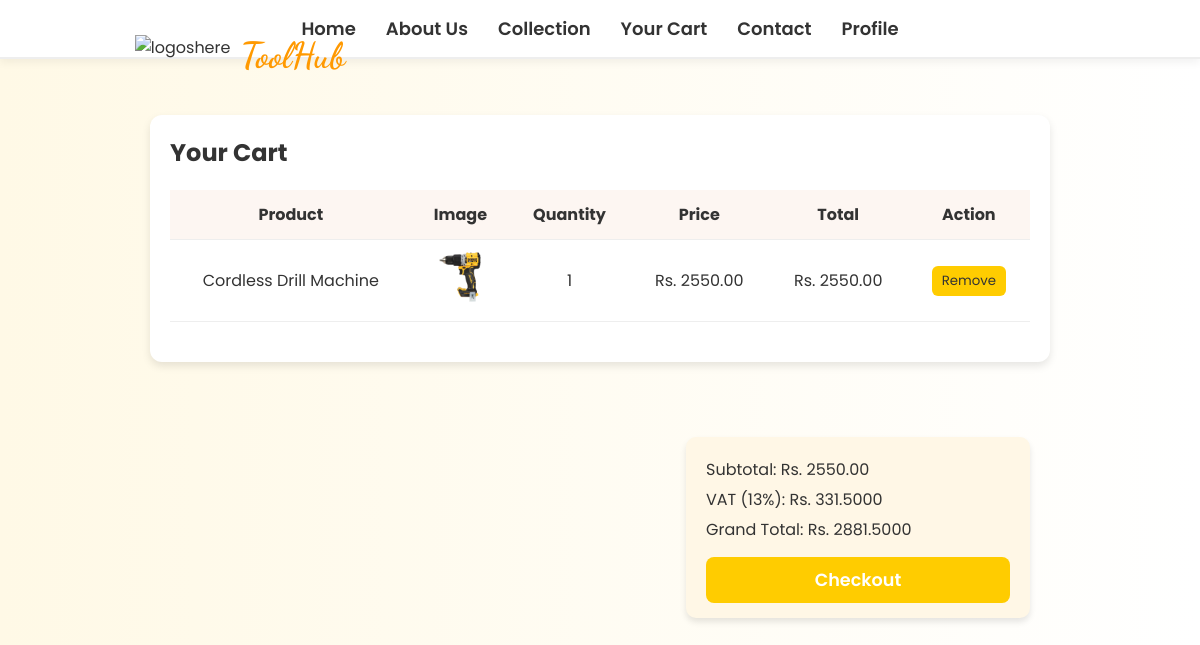
The app's page /cart/ (signed in) with its own data.
### hardware/models.py (models this page shows, shortened)
class cartOrderItem(models.Model):
    user = models.ForeignKey(User, on_delete=models.CASCADE, null = True)
    order = models.ForeignKey(cartOrder, on_delete=models.CASCADE , null = True)
    invoice_no = models.CharField(max_length=200)
    product_status = models.CharField(max_length=200,choices=STATUS_CHOICE,default="null")
    item = models.CharField(max_length=200)
    image = models.ImageField(upload_to='cart_items/', null=True, blank=True)
    quantity = models.PositiveIntegerField(default=1)
    price = models.DecimalField(max_digits=10, decimal_places=2)
    total = models.DecimalField(max_digits=10, decimal_places=2, default=0.00)
    class Meta:
        verbose_name_plural = "Cart Order Items"

### hardware/views.py (the view)
def cart_view(request):
    cart_items = cartOrderItem.objects.filter(user=request.user, product_status='processing')
    subtotal = sum(item.total for item in cart_items)
    vat = subtotal * Decimal('0.13')   # Correct: Decimal * Decimal
    grand_total = subtotal + vat
    context = {
        'cart_items': cart_items,
        'subtotal': subtotal,
        'vat': vat,
        'grand_total': grand_total,
    }
    return render(request, 'hardware/cart.html', context )

### templates/hardware/cart.html (shortened to what this page needs)
<!DOCTYPE html>
<html lang="en">
  <head>
  </head>
  <body>
    <nav>
      <div class="nav-center">
        <a href="/first">Home</a>
        <a href="Services.html">About Us</a>
        <a href="/collection">Collection</a>
        <a href="/cart">Your Cart</a>
        <a href="Contact.html">Contact</a>
        <a href="/profile">Profile</a>
      </div>
    </nav>
    <div class="logocontainer">
      <img src="logo.png" alt="logoshere" id="logo" />
      <h1 id="firstheader">ToolHub</h1>
    </div>
    <div class="cart-container">
      <h2>Your Cart</h2>
      {% if cart_items %}
        <table>
          <thead>
            <tr>
              <th>Product</th>
              <th>Image</th>
              <th>Quantity</th>
              <th>Price</th>
              <th>Total</th>
              <th>Action</th>
            </tr>
          </thead>
          <tbody>
            {% for item in cart_items %}
              <tr>
                <td>{{ item.item }}</td>
                <td>
                  <img src="{{ item.image.url }}" width="50" />
                </td>
                <td>{{ item.quantity }}</td>
                <td>Rs. {{ item.price }}</td>
                <td>Rs. {{ item.total }}</td>
                <td>
                  <form method="post" action="/remove_from_cart/{{ item.id }}/">
                    <button type="submit">Remove</button>
                  </form>
                </td>
              </tr>
            {% endfor %}
          </tbody>
        </table>
        <div class="summary-box">
          <p>Subtotal: Rs. {{ subtotal }}</p>
          <p>VAT (13%): Rs. {{ vat }}</p>
          <p>Grand Total: Rs. {{ grand_total }}</p>
          <form action="/checkout" method="get">
            <button type="submit" class="checkout-btn"><a href="/checkout/{{product.pid}}" class="checkoutname">Checkout</button>
          </form>
        </div>
      {% else %}
        <p>Your cart is empty.</p>
      {% endif %}
    </div>
  </body>
</html>

### templates/hardware/cart.html (style rules this page uses)
* { margin: 0; padding: 0; box-sizing: border-box; font-family: 'Poppins', sans-serif; }
body { font-family: 'Poppins'; background: linear-gradient(to right, #fff9e6, #ffffff); color: #333; }
nav { background: #fff; border-bottom: 2px solid #eee; display: flex; justify-content: center; padding: 15px 20px; box-shadow: 0 4px 8px rgba(0, 0, 0, 0.05); }
.nav-center { display: flex; gap: 30px; }
.nav-center a { color: #333; font-weight: 600; font-size: 18px; text-decoration: none; position: relative; transition: color 0.3s ease; }
.nav-center a::after { content: ''; position: absolute; bottom: -5px; left: 0; width: 0%; height: 2px; background-color: #ffcc00; transition: width 0.3s ease-in-out; }
.logocontainer { display: flex; align-items: center; justify-content: center; margin: 20px 0; margin-top: -2%; margin-left: -60%; }
#logo { height: 60px; margin-right: 10px; }
#firstheader { font-family: 'Dancing Script', cursive; font-size: 36px; color: #ff9900; font-weight: bold; margin-top: -1%; }
.cart-container { max-width: 900px; margin: auto; background: #fff; padding: 20px; border-radius: 12px; box-shadow: 0 4px 8px rgba(0, 0, 0, 0.1); }
h2 { margin-bottom: 20px; color: #333; }
table { width: 100%; border-collapse: collapse; margin-bottom: 20px; }
th, td { padding: 12px 15px; text-align: center; border-bottom: 1px solid #eee; }
th { background-color: #fdf6f2; color: #333; }
button { padding: 5px 10px; border: none; background-color: #ffcc00; color: #333; border-radius: 6px; cursor: pointer; }
.summary-box { background-color: #fff7e6; padding: 15px 20px; border-radius: 10px; float: right; width: 40%; box-shadow: 0 4px 6px rgba(0, 0, 0, 0.1); margin-top: 11%; }
.summary-box p { margin: 5px 0; }
.checkout-btn { width: 100%; padding: 10px 0; background-color: #ffcc00; color: #fff; font-weight: bold; border-radius: 8px; margin-top: 10px; }
.checkoutname { display: block; font-family: 'Poppins'; font-size: 1.1rem; font-weight: 600; color: white; text-decoration: none; }

### records on screen
cartOrderItem: item "Cordless Drill Machine", image (picture), quantity "1", price "2550.00", total "2550.00"

### other values on screen
{{ subtotal }} "2550.00"
{{ vat }} "331.5000"
{{ grand_total }} "2881.5000"
